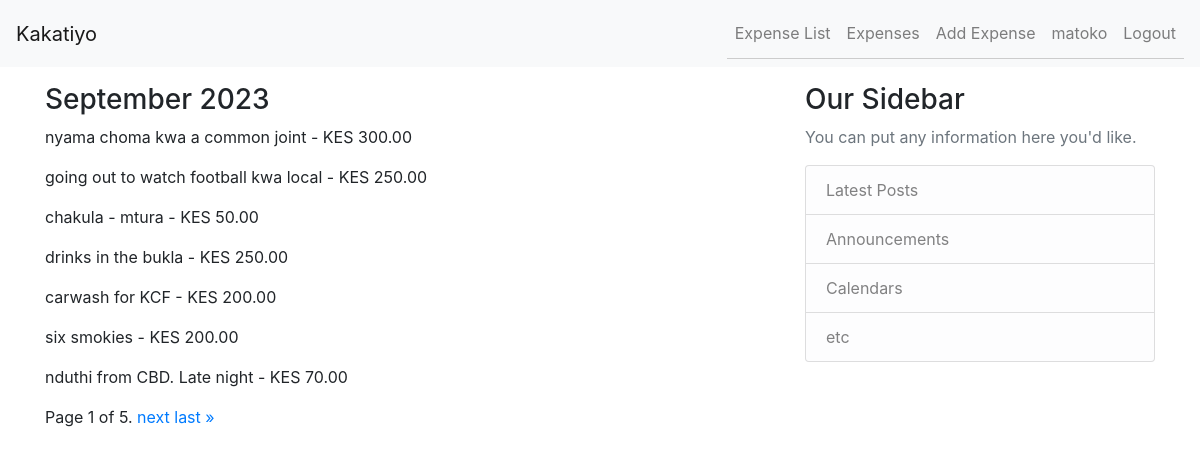
Page /expenses/ (signed in) on the committed database.
### tracker/models.py (models this page shows, shortened)
class Expense(models.Model):
    user = models.ForeignKey(User, on_delete=models.CASCADE)
    date = models.DateField()
    description = models.CharField(max_length=200)
    amount = models.DecimalField(max_digits=10, decimal_places=2)
    category = models.ForeignKey(
        Category, on_delete=models.SET_NULL, null=True, blank=True)

### tracker/views.py (the view)
# urls.py: path('expenses/', paginated_view, name="paginated"),
@login_required
def paginated_view(request):
    queryset = Expense.objects.all()
    expenses_by_month = {}
    for expense in queryset:
        month_year = expense.date.strftime('%B %Y')
        if month_year not in expenses_by_month:
            expenses_by_month[month_year] = []
        expenses_by_month[month_year].append(expense)
    sorted_months = sorted(expenses_by_month.keys(), reverse=True)
    paginator = Paginator(sorted_months, 1)
    current_month_year = datetime.now().strftime('%B %Y')
    default_page_index = sorted_months.index(current_month_year)
    default_page = paginator.page(
        (default_page_index // paginator.per_page) * paginator.per_page + 1)
    page = request.GET.get('page', default_page)
    try:
        month_year = paginator.page(page).object_list[0]
        months = paginator.page(page)
    except PageNotAnInteger:
        month_year = paginator.page(1).object_list[0]
        months = paginator.page(1)
    except EmptyPage:
        month_year = paginator.page(paginator.num_pages).object_list[0]
        months = paginator.page(paginator.num_pages)
    expenses = expenses_by_month.get(month_year, [])
    return render(request, 'tracker/paginated.html', {'months': months, 'expenses': expenses})

### tracker/templates/tracker/paginated.html (shortened to what this page needs)
{% extends "base.html" %} {% block content %}
{% for month in months %}
<h3>{{ month }}</h3>
{% for expense in expenses %}
<p>{{ expense.description }} - KES {{ expense.amount }}</p>
 {% endfor %} {% endfor %}
<div class="pagination">
	<span class="step-links">
		<span class="current">
			Page {{ months.number }} of {{ months.paginator.num_pages }}.
		</span>
		{% if months.has_next %}
		<a href="?page={{ months.next_page_number }}">next</a>
		<a href="?page={{ months.paginator.num_pages }}">last &raquo;</a>
		{% endif %}
	</span>
</div>
{% endblock %}

### tracker/templates/navbar.html (shortened to what this page needs)
<nav class="navbar navbar-expand-lg navbar-light bg-light">
	<a class="navbar-brand" href="{% url 'home' %}"> Kakatiyo</a>
	<div class="collapse navbar-collapse" id="navbarNav">
		<ul class="navbar-nav ml-auto">
			{% if user.is_authenticated %}
			<li class="nav-item">
				<a class="nav-link" href="{% url 'expense_list' %}">Expense List</a>
			</li>
			<li class="nav-item">
				<a class="nav-link" href="{% url 'paginated' %}">Expenses</a>
			</li>
			<li class="nav-item">
				<a class="nav-link" href="{% url 'add_expense' %}">Add Expense</a>
			</li>
			<li class="nav-item">
				<a class="nav-link" href="{% url 'profile' %}"> {{ user.username }} </a>
			</li>
			<li class="nav-item">
				<a class="nav-link" href="{% url 'logout' %}">Logout</a>
			</li>
			{% endif %}
		</ul>
	</div>
</nav>

### static/css/styles.css (style rules this page uses)
ul { list-style-type: none; padding: 0; }
li { padding: 5px 0; border-bottom: 1px solid #ccc; }

### rows in the picture
Expense: description "nyama choma kwa a common joint", amount "300.00"
Expense: description "going out to watch football kwa local", amount "250.00"
Expense: description "chakula - mtura", amount "50.00"
Expense: description "drinks in the bukla", amount "250.00"
Expense: description "carwash for KCF", amount "200.00"
Expense: description "six smokies", amount "200.00"
Expense: description "nduthi from CBD. Late night", amount "70.00"

### other values in the picture
{{ user.username }} "matoko"
{{ month }} "September 2023"
{{ months.number }} "1"
{{ months.paginator.num_pages }} "5"
